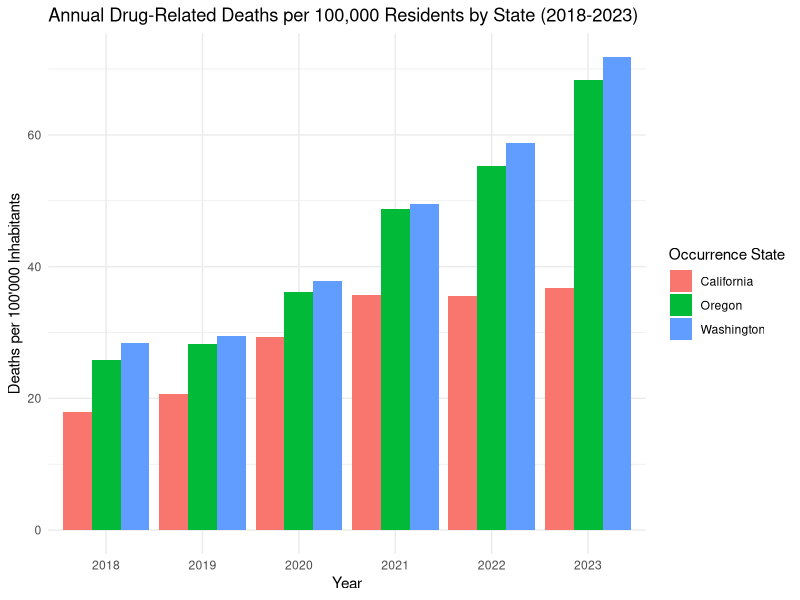
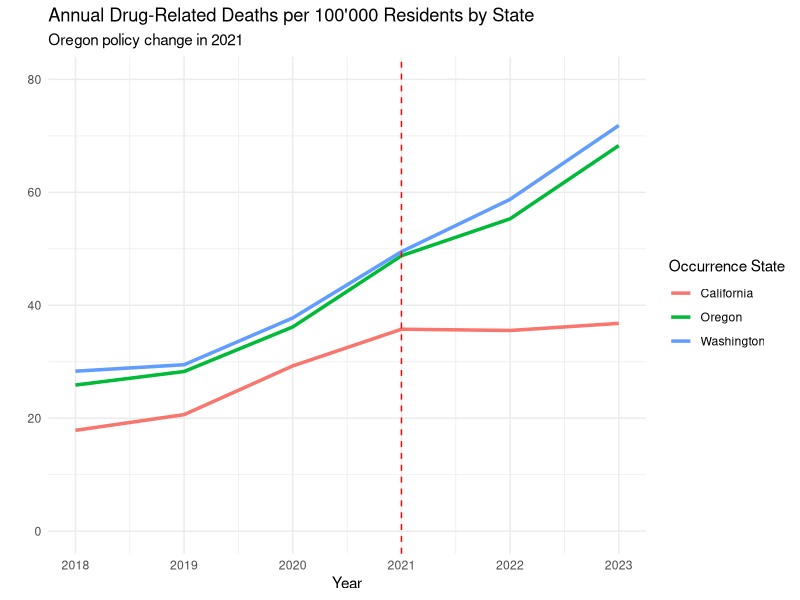
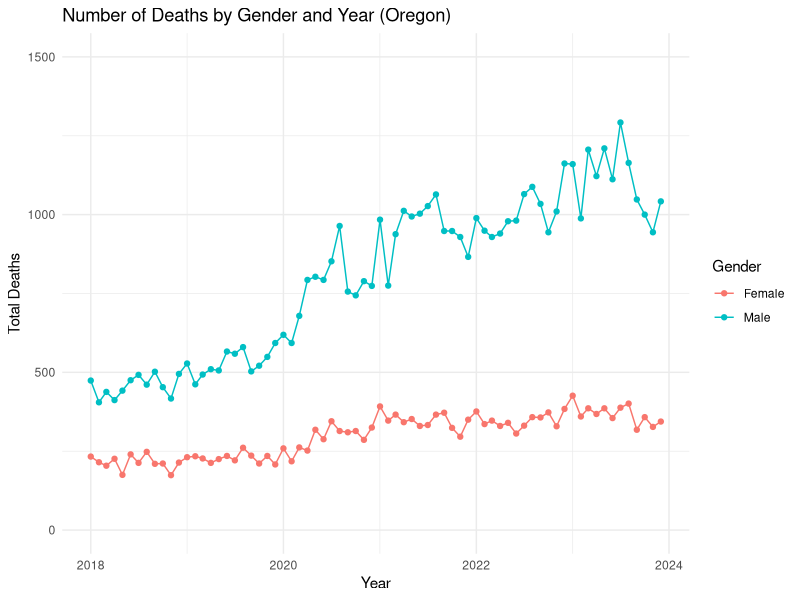
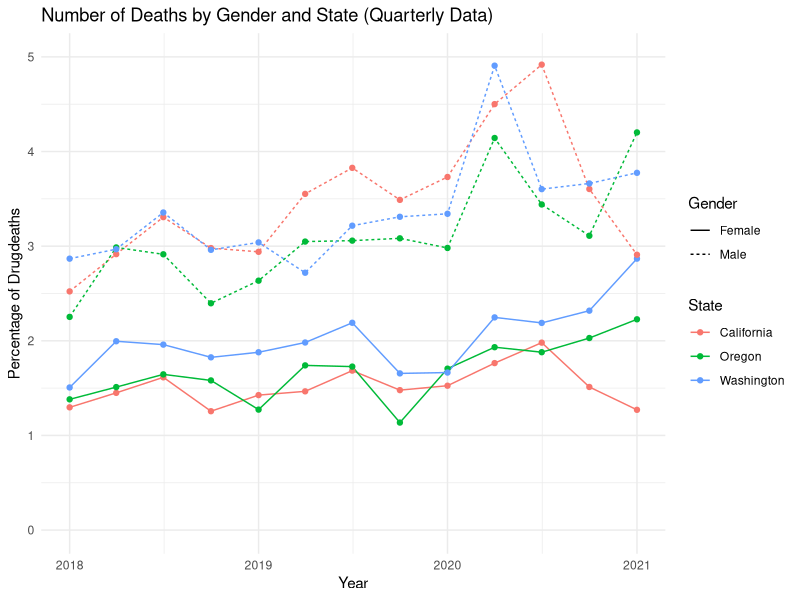
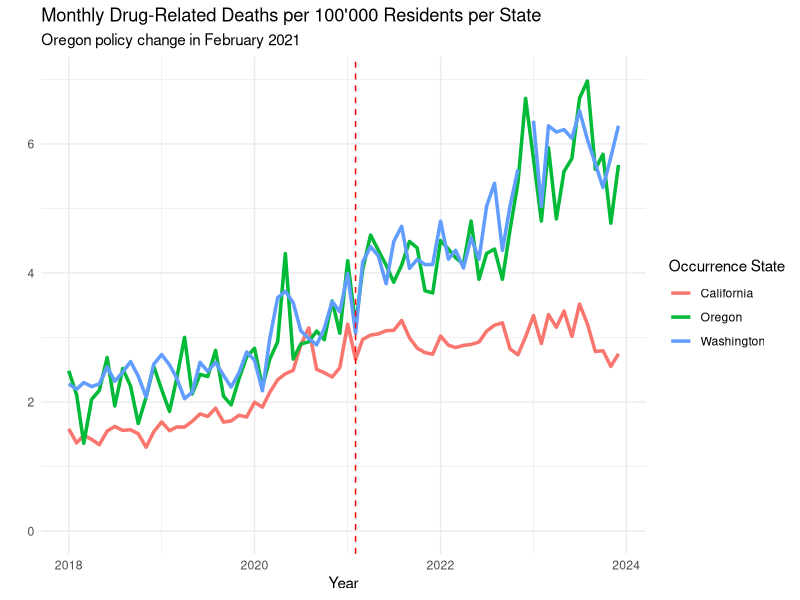
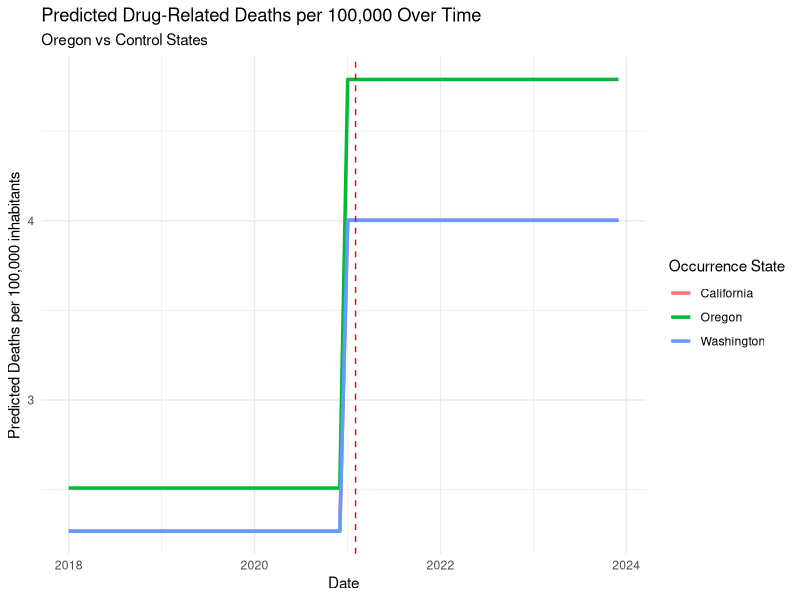
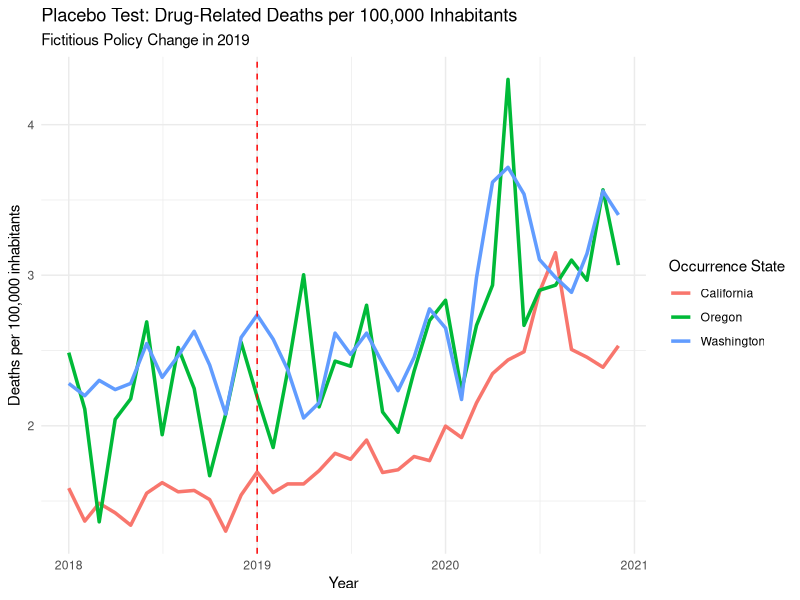
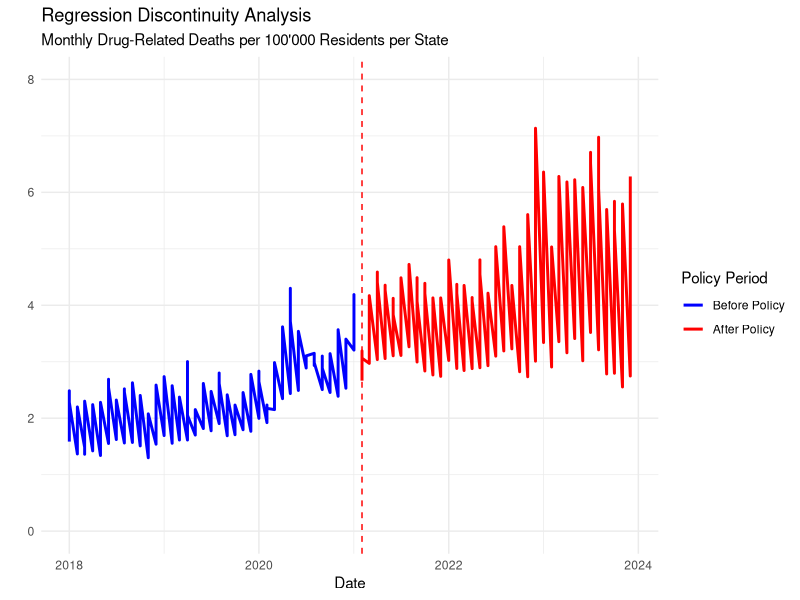

The R script that drew these images, in order:
## ---- chunk 1
knitr::opts_chunk$set(echo = TRUE)
## ---- chunk 2
library(readxl)
library(dplyr)
library(zoo)
library(lubridate)
library(ggplot2)
library(tidyr)
library(lmtest)
library(sandwich)
library(forecast)
library(plm)
  
#globally exclude code chunks from the output
knitr::opts_chunk$set(echo = FALSE)

#globally turn on caching
knitr::opts_chunk$set(cache = TRUE)

# globally turn off warnings and messages
knitr::opts_chunk$set(warning = FALSE)
knitr::opts_chunk$set(message = FALSE)

# globally set the theme for ggplot
theme_set(theme_minimal())

#setting directory
#setwd(dirname(rstudioapi::getSourceEditorContext()$path))
getwd()
## ---- chunk 3
# load the relevant part of the Data set, exclude notes starting from row 4374
Data <- read_excel("data/Drug_related_Deaths_2018-2024.xlsx", n_max = 4374)


# Overview for the Data
head(Data, 10)
str(Data)

## ---- chunk 4
# Read population data from Excel file for each region

# Load the population data from the first range (D244:M244)
population_oregon_1 <- read_excel("data/Ca_Or_Wa Population 2010-23.xlsx", 
                                  sheet = "Oregon", 
                                  range = "D244:M244", 
                                  col_names = FALSE)  

# Load the population data from the second range (Q244:T244)
population_oregon_2 <- read_excel("data/Ca_Or_Wa Population 2010-23.xlsx", 
                                  sheet = "Oregon", 
                                  range = "Q244:T244", 
                                  col_names = FALSE)  

# Combine the two data frames (horizontally) into one row
population_oregon <- cbind(population_oregon_1, population_oregon_2)

# Manually set the column names (years 2010 to 2023)
colnames(population_oregon) <- 2010:2023



# Load the population data from the first range in California
population_california_1 <- read_excel("data/Ca_Or_Wa Population 2010-23.xlsx", 
                                  sheet = "California", 
                                  range = "D487:M487", 
                                  col_names = FALSE)  

# Load the population data from the second range (Q487:T487)
population_california_2 <- read_excel("data/Ca_Or_Wa Population 2010-23.xlsx", 
                                  sheet = "California", 
                                  range = "Q487:T487", 
                                  col_names = FALSE)  

# Combine the two data frames (horizontally) into one row
population_california <- cbind(population_california_1, population_california_2)

# Manually set the column names (years 2010 to 2023)
colnames(population_california) <- 2010:2023



# Load the population data from the first range in Washington
population_washington_1 <- read_excel("data/Ca_Or_Wa Population 2010-23.xlsx", 
                                  sheet = "Washington", 
                                  range = "D286:M286", 
                                  col_names = FALSE)  

# Load the population data from the second range 
population_washington_2 <- read_excel("data/Ca_Or_Wa Population 2010-23.xlsx", 
                                  sheet = "Washington", 
                                  range = "Q286:T286", 
                                  col_names = FALSE)  

# Combine the two data frames (horizontally) into one row
population_washington <- cbind(population_washington_1, population_washington_2)

# Manually set the column names (years 2010 to 2023)
colnames(population_washington) <- 2010:2023


# Combine population data into a single data frame with an added column for state
population_data <- bind_rows(
  population_oregon %>% mutate(State = "Oregon"),
  population_washington %>% mutate(State = "Washington"),
  population_california %>% mutate(State = "California")
)


# Remove the temporary variables from the environment
rm(population_oregon_1, population_oregon_2, population_washington_1, 
   population_washington_2, population_california_1, population_california_2,
   population_oregon, population_washington, population_california)

# Convert wide format to long format
population_data <- population_data %>%
  pivot_longer(cols = -State,    # All columns except 'State'
               names_to = "year",   # The new column for years
               values_to = "population_count")  # The new column for population counts

#Convert year column to numeric
population_data$year <- as.numeric(population_data$year)  

## ---- chunk 5

# look into Dates 
unique(Data$Month)

# Delete Notes column without grepl 
Data <- Data[, !grepl("Notes", names(Data))]

# Delete Row Sep., 2024 since the data is not complete
Data <- Data[Data$Month != "Sep., 2024 (provisional and partial)", ]

# Create column Provisional (TRUE/FALSE) based on the col Month '(provisional)'
Data$Provisional <- grepl("\\(provisional\\)", Data$Month)

# Delete " (provisional)" from the Date
####Data$Month <- gsub(" \\(provisional\\)", "", Data$Month)

# Convert into Date Variable
####Data$Month <- as.yearmon(Data$Month, format = "%b., %Y")
Data <- Data %>%
  #mutate(`Month` = as.yearmon(`Month Code`, format = "%Y/%m"))
    mutate(`Month` = ym(`Month Code`))


#### look into Deaths
#### Data$Deaths

# count of "Suppressed"
sum(Data$Deaths == "Suppressed")

# Some of the numbers are "Suppressed" this means that there are between 1 and 9 cases
# To use Deaths as a number we can leave them as NA's or substitute by a random number between 1 and 9

# Set seed for reproducibility if needed
set.seed(23)  

# Replace "Suppressed" in the Death column with a random number between 1 and 9
Data$Deaths <- ifelse(Data$Deaths == "Suppressed", sample(1:9, sum(Data$Deaths == "Suppressed"), replace = TRUE), Data$Deaths)
Data$Deaths <- as.numeric(Data$Deaths)

summary(Data)
sum(Data$Deaths == "Suppressed")
# Delete all columns that end on Code, they are duplicates of the other columns
Data <- Data[, !grepl("Code$", names(Data))]

# keep one version of the Dataset with all Deaths
Data_complete <- Data

# Filters the data to only include drug-induced deaths (removes alcohol-induced and non-drug related deaths)
Data <- Data %>% filter(`UCD - Drug/Alcohol Induced` == "Drug-induced causes")

glimpse(Data)
## ---- chunk 6

# Filter the data for each complete years 2018 to 2023
Data_18_23 <- Data %>%
  filter(`Month` >= ym("2018-01") & `Month` <= ym("2023-12"))

# Group the data by occurrence state and year, then sum deaths per year
Data_18_23 <- Data_18_23 %>%
  group_by(`Occurrence State`, year = year(`Month`)) %>%
  summarise(Deaths = sum(Deaths))

# Merge the death data with population data by state and year
Data_with_population <- Data_18_23 %>%
  left_join(population_data, by = c("Occurrence State" = "State", "year" = "year"))

# Calculate deaths per 100,000 inhabitants for each year
Data_with_population <- Data_with_population %>%
  mutate(Deaths_per_100000 = (Deaths / population_count) * 100000)


# Plot the number of deaths per 10,000 inhabitants for each year and state
ggplot(Data_with_population, aes(x = factor(year), y = Deaths_per_100000, fill = `Occurrence State`)) +
  geom_bar(stat = "identity", position = "dodge") +
  labs(title = "Annual Drug-Related Deaths per 100,000 Residents by State (2018-2023)",
       x = "Year",
       y = "Deaths per 100'000 Inhabitants")


# Plot the trends over time for each state per year
ggplot(Data_with_population, aes(x = year, y = Deaths_per_100000, color = `Occurrence State`)) +
  geom_line(linewidth = 1.2) +
  geom_vline(xintercept = 2021, linetype = "dashed", color = "red") +  # Mark the policy change
  labs(title = "Annual Drug-Related Deaths per 100'000 Residents by State",
       subtitle = "Oregon policy change in 2021",
       x = "Year", y = "") +
   ylim(0, 80)   # Ensure y-axis starts at 0

## ---- chunk 7
# Prepare the data untill 2023
data_gender_year <- Data %>%
  filter(`Month` >= ym("2018-01") & `Month` <= ym("2023-12")) %>%
  select(Gender, Month, Deaths) %>%
  group_by(Gender, Month) %>%
  summarise(Total_Deaths = sum(Deaths, na.rm = TRUE)) %>%
  ungroup()

# Plot the data
ggplot(data_gender_year, aes(x = Month, y = Total_Deaths, color = Gender, group = Gender)) +
  geom_line() +
  geom_point() +
  labs(title = "Number of Deaths by Gender and Year (Oregon)",
       x = "Year",
       y = "Total Deaths",
       color = "Gender") +
       ylim(0, 1500) 

# Perform t-test for significant differences by gender 
t.test(Total_Deaths ~ Gender, data = data_gender_year)

## ---- chunk 8

# Prepare the data
#use quarterly data to make it smoother
data_Anova <- Data %>%
  filter(`Month` < ym("2021-02")) %>%
  mutate(Quarter = floor_date(as.Date(Month), "quarter")) %>%    
  select(Gender, Quarter, `Occurrence State`, Deaths) %>%
  group_by(Gender, Quarter, `Occurrence State`) %>%
  summarise(Total_Deaths = sum(Deaths, na.rm = TRUE)) %>%
  ungroup()

data_Anova$all_death <- Data_complete %>%
  filter(`Month` < ym("2021-02")) %>%
  mutate(Quarter = floor_date(as.Date(Month), "quarter")) %>%
  select(Gender, Quarter, `Occurrence State`, Deaths) %>%
  group_by(Gender, Quarter, `Occurrence State`) %>%
  summarise(Total_Deaths = sum(Deaths, na.rm = TRUE)) %>%
  ungroup() %>%
  pull(Total_Deaths)

data_Anova$DrugDeath_Percentage <- data_Anova$Total_Deaths / data_Anova$all_death *100

# Plot the data
ggplot(data_Anova, aes(x = Quarter, y = DrugDeath_Percentage, color = `Occurrence State`, linetype = Gender)) +
  geom_line() +
  geom_point() +
  labs(title = "Number of Deaths by Gender and State (Quarterly Data)",
       x = "Year",
       y = "Percentage of Drugdeaths",
       color = "State") +
        ylim(0, 5) 

# Perform ANOVA for significant differences by gender or State
data_Anova <- data_Anova %>%
  mutate(Gender = as.factor(Gender),
         `Occurrence State` = as.factor(`Occurrence State`))

# Test for effects in Gender, State and interactions
anova_model <- aov(DrugDeath_Percentage ~ Gender + `Occurrence State`, data = data_Anova)

summary(anova_model)

## ---- chunk 9

# Filter the data for each complete month in 2018 to 2023 
Data_monthly <- Data %>%
  filter(`Month` >= ym("2018-01") & `Month` <= ym("2023-12"))

# Group the data by occurrence state and month, then sum deaths per month
Data_monthly <- Data_monthly %>%
  group_by(`Occurrence State`, year = year(`Month`), month = month(`Month`)) %>%
  summarise(Deaths = sum(Deaths))


# Merge the death data with population data by state and year
Data_monthly <- Data_monthly %>%
  left_join(population_data, by = c("Occurrence State" = "State", "year" = "year"))

# Calculate deaths per 100,000 inhabitants for each year
Data_monthly <- Data_monthly  %>%
  mutate(Deaths_per_100000 = (Deaths / population_count) * 100000)


# Create 'treatment' and 'post_policy' variables
Data_monthly <- Data_monthly %>%
  mutate(
    treatment = ifelse(`Occurrence State` == "Oregon", 1, 0),  # 1 for Oregon, 0 for California/Washington
    post_policy = ifelse(year >= 2021, 1, 0),  # 1 for years 2021 and later
    interaction = treatment * post_policy  # Interaction term for DiD
  )

# Create a new date column by combining year and month
Data_monthly <- Data_monthly %>%
  mutate(date = ym(paste(year, month, sep = "-")))  # Combine year and month into a date


# Difference-in-Differences (DiD) regression model with Deaths_per_100000

did_model <- lm(Deaths_per_100000 ~ treatment + post_policy + interaction, data = Data_monthly)
summary(did_model)

# Robust standard errors to handle heteroscedasticity
coeftest(did_model, vcov = vcovHC(did_model, type = "HC1"))

## ---- chunk 10
# Plot DiD Results
# Plot the trends over time for each state
ggplot(Data_monthly, aes(x = date, y = Deaths_per_100000, color = `Occurrence State`)) +
  geom_line(linewidth = 1.2) +
  geom_vline(xintercept = as.Date("2021-02-01"), linetype = "dashed", color = "red") +  # Mark the policy change
  labs(title = "Monthly Drug-Related Deaths per 100'000 Residents per State",
       subtitle = "Oregon policy change in February 2021",
       x = "Year", y = "") +
       ylim(0, 7)


# Generate predicted values based on the model
Data_monthly$predicted <- predict(did_model, newdata = Data_monthly)

# Visualize the predicted trends
ggplot(Data_monthly, aes(x = date, y = predicted, color = `Occurrence State`)) +
  geom_line(linewidth = 1.2) +
  geom_vline(xintercept = as.Date("2021-02-01"), linetype = "dashed", color = "red") +  # Mark the policy change
  labs(title = "Predicted Drug-Related Deaths per 100,000 Over Time",
       subtitle = "Oregon vs Control States",
       x = "Date", y = "Predicted Deaths per 100,000 inhabitants")

## ---- chunk 11

# Subset data for Oregon and Washington pre Policy
oregon_data <- Data_monthly %>% filter(date >= as.Date("2018-01-01") & date <= as.Date("2021-02-01") & `Occurrence State` == "Oregon")
washington_data <- Data_monthly %>% filter(date >= as.Date("2018-01-01") & date <= as.Date("2021-02-01") & `Occurrence State` == "Washington")
california_data <- Data_monthly %>% filter(date >= as.Date("2018-01-01") & date <= as.Date("2021-02-01") & `Occurrence State` == "California")




# Calculate the correlation coefficient between the two states
correlation <- cor(oregon_data$Deaths_per_100000, washington_data$Deaths_per_100000)
coorelation_c <- cor(oregon_data$Deaths_per_100000, california_data$Deaths_per_100000)

# Print the result
correlation
coorelation_c
#Seperate DiD

# Example for DiD with only California as control
did_model_california <- lm(Deaths_per_100000 ~ treatment + post_policy + interaction, 
                           data = Data_monthly %>% filter(`Occurrence State` %in% c("Oregon", "California")))

# Example for DiD with only Washington as control
did_model_washington <- lm(Deaths_per_100000 ~ treatment + post_policy + interaction, 
                           data = Data_monthly %>% filter(`Occurrence State` %in% c("Oregon", "Washington")))

# Compare the results
summary(did_model_california)
summary(did_model_washington)
## ---- chunk 12
# Make a Difference-in-Differences model for the years 2018-2020 as a placebo test
Data_placebo <- Data_monthly %>%
  filter(date >= as.Date("2018-01-01") & date <= as.Date("2020-12-01"))

# Create 'treatment' and 'post_policy' variables for the placebo test
Data_placebo <- Data_placebo %>%
  mutate(
    treatment = ifelse(`Occurrence State` == "Oregon", 1, 0),  # 1 for Oregon, 0 for California/Washington
    post_policy = ifelse(year >= 2019, 1, 0),  # 1 for years 2019 and later
    interaction = treatment * post_policy  # Interaction term for DiD
  )

# Difference-in-Differences (DiD) model for the placebo test
did_model_placebo <- lm(Deaths_per_100000 ~ treatment + post_policy + interaction, data = Data_placebo)
summary(did_model_placebo)

# Robust standard errors for the placebo test
#coeftest(did_model_placebo, vcov = vcovHC(did_model_placebo, type = "HC1"))

# Plot the placebo test results
ggplot(Data_placebo, aes(x = date, y = Deaths_per_100000, color = `Occurrence State`)) +
  geom_line(linewidth = 1.2) +
  geom_vline(xintercept = as.Date("2019-01-01"), linetype = "dashed", color = "red") +  # Mark the placebo policy change
  labs(title = "Placebo Test: Drug-Related Deaths per 100,000 Inhabitants",
       subtitle = "Fictitious Policy Change in 2019",
       x = "Year", y = "Deaths per 100,000 inhabitants")
## ---- chunk 13
# Regression Discontinuity Analysis: To further validate the DiD results


# Create a binary variable for the policy change
Data_RD <- Data_monthly %>%
  mutate(policy_change = ifelse(date >= as.Date("2021-02-01"), 1, 0))

# Fit a regression model to estimate the effect of the policy change
rd_model <- lm(Deaths_per_100000 ~ policy_change, data = Data_RD)
summary(rd_model)

# Robust standard errors to handle heteroscedasticity
coeftest(rd_model, vcov = vcovHC(rd_model, type = "HC1"))


# Plot the regression discontinuity analysis
ggplot(Data_RD, aes(x = date, y = Deaths_per_100000, color = as.factor(policy_change))) +
  geom_line(linewidth = 1) +
  geom_vline(xintercept = as.Date("2021-02-01"), linetype = "dashed", color = "red") +  # Mark the policy change
  
  # Custom color for before and after policy
  scale_color_manual(values = c("0" = "blue", "1" = "red"), labels = c("Before Policy", "After Policy")) +
  
  # Custom labels and title
  labs(title = "Regression Discontinuity Analysis",
       subtitle = "Monthly Drug-Related Deaths per 100'000 Residents per State",
       x = "Date", y = "", 
       color = "Policy Period") +  # Custom legend title
  # Ensure y-axis starts at 0
  ylim(0, 8)
## ---- chunk 14
# Filter the data for Oregon and clean it
data_oregon <- Data %>%
  filter(`Occurrence State` == "Oregon") %>%
  mutate(Deaths = as.numeric(Deaths),    # Convert Deaths to numeric
         date = as.Date(paste0(Month, "-01")))  # Create a proper date column

# Create a time series object for Oregon deaths
ts_oregon <- ts(data_oregon$Deaths, start = c(2018, 1), frequency = 12)

# Split the data for training (2018-2022) and validation (2023)
train_ts <- window(ts_oregon, end = c(2022, 12))
valid_ts <- window(ts_oregon, start = c(2023, 1), end = c(2023, 12))

# Fit an ARIMA model (or other model)
arima_model <- auto.arima(train_ts)

# Forecast for the validation period (2023-2024)
forecast_2023_2024 <- forecast(arima_model, h = 12)

# Plot the forecast against the actual validation data
plot(forecast_2023_2024)
lines(valid_ts, col = "red")  # Add the actual data for comparison
legend("topright", legend = c("Forecast", "Actual Data"), col = c("blue", "red"), lty = 1)

# compute the accuracy of the model
accuracy(forecast_2023_2024, valid_ts)

# After validating the model, forecast for 2025
forecast_2025 <- forecast(arima_model, h = 24)

# Plot the forecast for 2025
plot(forecast_2025, main = "Forecast for Drug-Related Deaths in Oregon (2025)",
     xlab = "Year", ylab = "Deaths per 100,000 inhabitants")+  ylim(0, 52)
lines(valid_ts, col = "red")  # Add the actual data for comparison
## ---- chunk 15
# Panel Data Analysis
# Create a panel data set for the analysis
panel_data <- Data_monthly %>%
  select(`Occurrence State`, date, Deaths_per_100000) %>%
  mutate(State = factor(`Occurrence State`)) %>%
  select(-`Occurrence State`)


# Aggregate the data to ensure unique state and date combinations
panel_data <- panel_data %>%
  group_by(State, date) %>%
  summarise(Deaths_per_100000 = sum(Deaths_per_100000, na.rm = TRUE)) %>%
  ungroup()

# Convert the data to a pdata.frame
pdata <- pdata.frame(panel_data, index = c("State", "date"))

# Fit a panel data model to assess the impact of the policy change
panel_model <- plm(Deaths_per_100000 ~ lag(Deaths_per_100000, 1), data = pdata, model = "within")

# Summarize the model
summary(panel_model)

# Robust standard errors for the panel data model
coeftest(panel_model, vcov = vcovHC(panel_model, type = "HC1"))

# Extract the index (State, Date) for the fitted model to align with fitted values
model_index <- index(panel_model)

# Create a dataframe with fitted values and corresponding index (State, Date)
fitted_data <- data.frame(State = model_index$State,
                          date = model_index$date,
                          Fitted = fitted(panel_model))

# Merge the fitted data with the original panel_data based on State and Date
panel_data_with_fitted <- merge(panel_data, fitted_data, by = c("State", "date"))

# Plot the panel data model results using ggplot2
ggplot(panel_data_with_fitted, aes(x = date, y = Deaths_per_100000, color = State)) +
  geom_point() +
  geom_line(aes(y = Deaths_per_100000), linetype = "solid") +  # Plot actual Deaths_per_100000 as solid line
  labs(title = "Panel Data Model Results",
       x = "Date",
       y = "Deaths_per_100000",
       color = "State") +
  theme_minimal()

        ggplot(panel_data_with_fitted, aes(x = date, y = Deaths_per_100000, color = State)) +
      geom_point() +
      geom_line(aes(y = Deaths_per_100000), linetype = "solid") +  # Plot actual Deaths_per_100000 as solid line
      geom_line(aes(y = Fitted), linetype = "dashed") +  # Plot fitted values as dashed line
      labs(title = "Panel Data Model Results",
           x = "date",
           y = "Deaths_per_100000",
           color = "State") +
      theme_minimal()
